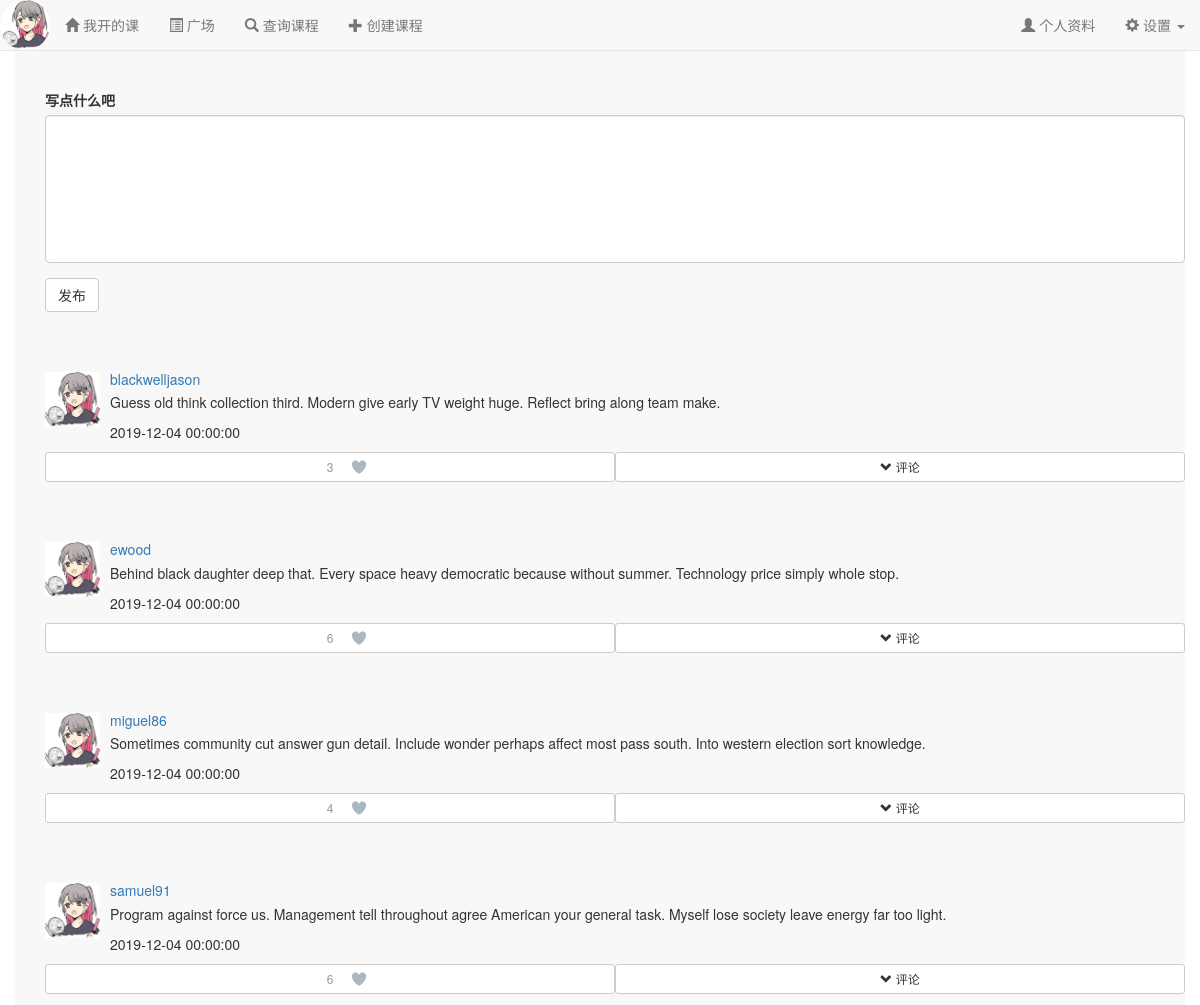
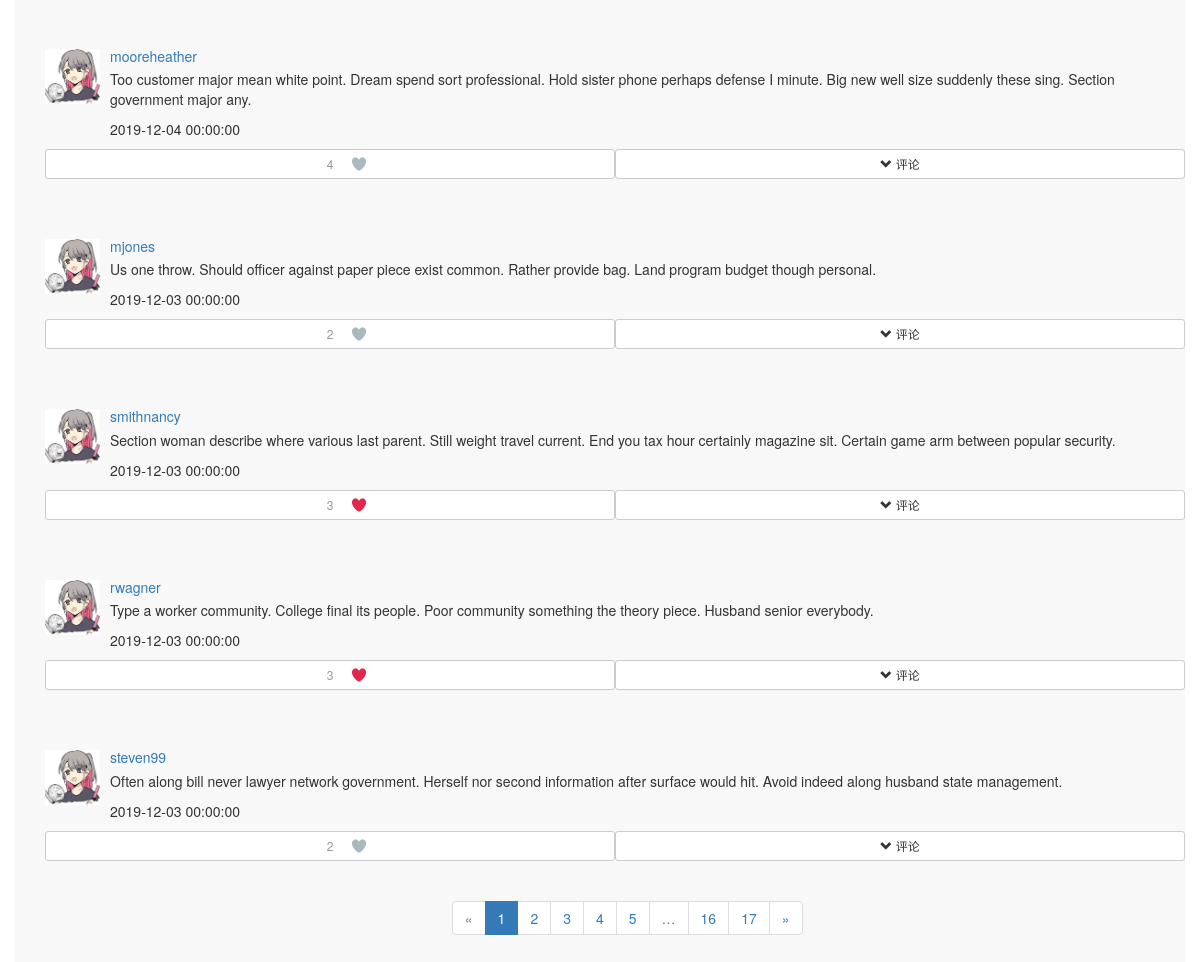
The app's page /forum/ (signed in) with its own data (2 pictures, top to bottom).
### app/models.py (models this page shows, shortened)
class User(UserMixin, db.Model):
    __tablename__ = 'users'
    id = db.Column(db.Integer, primary_key=True, autoincrement=True)
    name = db.Column(db.String(64)) #真实姓名(不同于用户名)
    location = db.Column(db.String(64)) #位置
    about_me = db.Column(db.Text()) #个人介绍
    member_since = db.Column(db.DateTime(), default=localtime)    #注册时间
    last_seen = db.Column(db.DateTime(), default=localtime)   #最后一次访问的时间
    email = db.Column(db.String(64), unique=True, index=True)   #电子邮箱
    nickname = db.Column(db.String(64))    #昵称
    role_id = db.Column(db.Integer, db.ForeignKey('roles.id'))  #角色id
    password_hash = db.Column(db.String(128))   #密码hash
    confirmed = db.Column(db.Boolean, default=False)    #是否已经确认账户
    headicon_url = db.Column(db.String(64)) #头像图标的url
    student = db.relationship('Student', backref='user', uselist=False) #通过Student的user字段拿到用户信息
    teacher = db.relationship('Teacher', backref='user', uselist=False) #通过Teacher的user字段拿到用户信息
    posts = db.relationship('Post', backref='author', lazy='dynamic') #该用户发布的动态
    followed = db.relationship('Follow',
                               foreign_keys=[Follow.follower_id],
                               backref=db.backref('follower', lazy='joined'),
                               lazy='dynamic',
                               cascade='all, delete-orphan')
    followers = db.relationship('Follow',
                               foreign_keys=[Follow.followed_id],
                               backref=db.backref('followed', lazy='joined'),
                               lazy='dynamic',
                               cascade='all, delete-orphan')
    comments = db.relationship('Comment', backref='author', lazy='dynamic') #该用户发表的评论
    like_posts = db.relationship('PostLike',
                                  foreign_keys=[PostLike.user_id],
                                  backref=db.backref('user', lazy='joined'),
                                  lazy='dynamic',
                                  cascade='all, delete-orphan')
    @property
    def password(self):
        raise AttributeError('Password is not a readable attribute!')
    @login_manager.user_loader
    def load_user(user_id):
        return User.query.get(int(user_id))
    def ping(self):
        self.last_seen = localtime()
        db.session.add(self)
        db.session.commit()

class Post(db.Model):
    __tablename__ = 'posts'
    id = db.Column(db.Integer, primary_key=True, autoincrement=True)
    body = db.Column(db.Text) #动态内容
    body_html = db.Column(db.Text) #内容的html富文本形式
    timestamp = db.Column(db.DateTime, index=True, default=localtime) #动态发布的时间戳
    author_id = db.Column(db.Integer, db.ForeignKey('users.id')) #作者id
    comments = db.relationship('Comment', backref='post', lazy='dynamic') #该动态对应的评论
    like_people = db.relationship('PostLike',
                                  foreign_keys=[PostLike.post_id],
                                  backref=db.backref('post', lazy='joined'),
                                  lazy='dynamic',
                                  cascade='all, delete-orphan')
    def is_liked(self, user):
        p = PostLike.query.filter_by(post_id=self.id, user_id=user.id).first()
        if p is not None:
            return p.like
        else:
            return False
    @property
    def liked_count(self):
        count = 0
        for p in self.like_people:
            if p.like == True:
                count += 1
        return count

class PostLike(db.Model):
    __tablename__ = 'post_like'
    post_id = db.Column(db.Integer, db.ForeignKey('posts.id'), primary_key=True)
    user_id = db.Column(db.Integer, db.ForeignKey('users.id'), primary_key=True)
    like = db.Column(db.Boolean, default=False)

### app/forum/views.py (the view, shortened to what this page needs)
@forum.route('/', methods=['GET', 'POST'])
def index():
    form = PublishPostForm()
    page = request.args.get('page', 1, type=int)
    pagination = Post.query.order_by(Post.timestamp.desc()).paginate(
        page, per_page=current_app.config['FLASKY_COURSE_PER_PAGE'],
        error_out=False)
    posts = [item for item in pagination.items]
    return render_template('forum/index.html', posts=posts, pagination=pagination, form=form)

### app/forum/forms.py
class PublishPostForm(FlaskForm):
    content = TextAreaField("写点什么吧", validators=[DataRequired('请填写内容'), Length(1, 300, '字数超过限制')])
    submit = SubmitField("发布")

### app/auth/views.py (called while the page is built)
@auth.before_app_request
def before_request():
    if current_user.is_authenticated:
        current_user.ping()
        if not current_user.confirmed \
                and request.endpoint \
                and request.blueprint != 'auth' \
                and request.endpoint != 'static':
            return redirect(url_for('auth.unconfirmed'))

### app/main/__init__.py (called while the page is built)
@main.app_context_processor
def inject_permissions():
    return dict(Permission=Permission)

### app/utils.py (called while the page is built)
def localtime():
    time_str = datetime.datetime.now().strftime('%Y-%m-%d %H:%M:%S')
    return datetime.datetime.strptime(time_str,"%Y-%m-%d %H:%M:%S")

### app/templates/forum/index.html (shortened to what this page needs)
{% extends "/base.html" %}
{% import "/_macros.html" as macros %}
{% import "bootstrap/wtf.html" as wtf %}
{% block head %}
{{ super() }}
<link rel="stylesheet" type="text/css" href="{{ url_for('static', filename='css/style.css') }}">
{% endblock %}
{% block content %}
<div class="container navbar-default" style="height:100%;padding-top:30px;">
    <div class="container">
        <div style="padding-top: 60px">
        {{ wtf.quick_form(form) }}
        </div>
        {% for each in posts %}
        <div id="block{{ each.id }}" style="padding-top:60px;padding-bottom:30px">
            <div class="media-left">
                <a href="{{ url_for('main.user', email=each.author.email) }}"><img src="{{ url_for('static', filename=('headicon/'+each.author.headicon_url)) }}" class="media-object" style="width:55px"></a>
            </div>
            <div class="media-body">
                <a href="{{ url_for('main.user', email=each.author.email) }}"><h5 class="media-heading">{{ each.author.nickname }}</h5></a>
                {% if each.body_html %}
                {{ each.body_html | safe }}
                {% else %}
                {{ each.body }}
                {% endif %}
                <p>{{ each.timestamp }}</p>
            </div>
            <div id="like{{ each.id }}"  type="button" class="heart0 btn btn-default btn-sm col-xs-6" style="outline:none;height:30px;">
                {% if not each.is_liked(current_user) %}
                <div class="heart " id="icon{{ each.id }}" rel="like" style="margin-top:-16px;"></div>
                {% else %}
                <div class="heart unlike" id="icon{{ each.id }}" rel="unlike" style="margin-top:-16px;"></div>
                {% endif %}
                <div class="likeCount" id="likeCount{{each.id}}">{{each.liked_count}}</div>
            </div>
            <button id="comments{{ each.id }}"  type="button" class="comments btn btn-default btn-sm col-xs-6" style="outline:none;"><span class="glyphicon glyphicon-chevron-down"></span> 评论</button>
        </div>
        {% endfor %}
    </div>
    <div class="pagination" style="margin-left:37%">
        {{ macros.pagination_widget(pagination, 'forum.index') }}
    </div>
</div>
{% endblock %}

### app/templates/base.html (shortened to what this page needs)
{% extends "bootstrap/base.html" %}
{% block head %}
{{ super() }}
{% endblock %}
{% block navbar %}
<nav class="navbar navbar-default navbar-fixed-top" >
    <div class="container-fluid">
        <div class="navbar-header">
            <div class="navbar-brand" style="padding:1%">
                <a href="{{ url_for('main.user', email=current_user.email) }}">
                    <img src="{{ url_for('static', filename='headicon/'+current_user.headicon_url) }}" class="img-circle" style="height:100%;" />
                </a>
            </div>
        </div>
        <div class="collapse navbar-collapse" id="navbar-collapse">
            <ul class="nav navbar-nav">
                <li><a href="{{ url_for('course.index') }}"><span class="glyphicon glyphicon-home"></span>&nbsp;{% if current_user.role.name == 'Student' %}我的课程{% else %}我开的课{% endif %}</a></li>
                <li><a href="{{ url_for('forum.index') }}"><span class="glyphicon glyphicon-list-alt"></span>&nbsp;广场</a></li>
                <li><a href="{{ url_for('course.query_course') }}"><span class="glyphicon glyphicon-search"></span>&nbsp;查询课程</a></li>
                {% if current_user.role.name == 'Teacher' %}
                <li><a href="{{ url_for('course.create_course') }}"><span class="glyphicon glyphicon-plus"></span>&nbsp;创建课程</a></li>
                {% endif %}
            </ul>
            <ul class="nav navbar-nav navbar-right ">
                <li>
                    <a href="{{ url_for('main.user', email=current_user.email) }}">
                        <span class="glyphicon glyphicon-user"></span>
                        个人资料
                    </a>
                </li>
                <li class="dropdown">
                    <a class="dropdown-toggle" data-toggle="dropdown" href="#">
                        <span class="glyphicon glyphicon-cog"></span>&nbsp;设置
                        <b class="caret"></b>
                    </a>
                </li>
            </ul>
        </div>
    </div>
</nav>
{% endblock %}

### app/static/css/style.css (style rules this page uses)
.heart { background: url(../img/heart.png); height:50px; width: 50px; position:absolute; background-size:2900%; margin-left:49%; }
.likeCount { color: #999999 }
#content { resize:none; height: 150px; }
textarea { resize:none, }

### records on screen
User: headicon_url (placeholder picture)
Post: headicon_url (placeholder picture), author.nickname "blackwelljason", body_html "Guess old think collection third. Modern give early TV weight huge. Reflect bring along team make.", timestamp "2019-12-04 00:00:00", liked_count "3"
Post: headicon_url (placeholder picture), author.nickname "ewood", body_html "Behind black daughter deep that. Every space heavy democratic because without summer. Technology price simply whole stop.", timestamp "2019-12-04 00:00:00", liked_count "6"
Post: headicon_url (placeholder picture), author.nickname "miguel86", body_html "Sometimes community cut answer gun detail. Include wonder perhaps affect most pass south. Into western election sort knowledge.", timestamp "2019-12-04 00:00:00", liked_count "4"
Post: headicon_url (placeholder picture), author.nickname "samuel91", body_html "Program against force us. Management tell throughout agree American your general task. Myself lose society leave energy far too light.", timestamp "2019-12-04 00:00:00", liked_count "6"
Post: headicon_url (placeholder picture), author.nickname "mooreheather", body_html "Too customer major mean white point. Dream spend sort professional. Hold sister phone perhaps defense I minute. Big new well size suddenly these sing. Section government major any.", timestamp "2019-12-04 00:00:00", liked_count "4"
Post: headicon_url (placeholder picture), author.nickname "mjones", body_html "Us one throw. Should officer against paper piece exist common. Rather provide bag. Land program budget though personal.", timestamp "2019-12-03 00:00:00", liked_count "2"
Post: headicon_url (placeholder picture), author.nickname "smithnancy", body_html "Section woman describe where various last parent. Still weight travel current. End you tax hour certainly magazine sit. Certain game arm between popular security.", timestamp "2019-12-03 00:00:00", liked_count "3"
Post: headicon_url (placeholder picture), author.nickname "rwagner", body_html "Type a worker community. College final its people. Poor community something the theory piece. Husband senior everybody.", timestamp "2019-12-03 00:00:00", liked_count "3"
Post: headicon_url (placeholder picture), author.nickname "steven99", body_html "Often along bill never lawyer network government. Herself nor second information after surface would hit. Avoid indeed along husband state management.", timestamp "2019-12-03 00:00:00", liked_count "2"

### other values on screen
{{ p }} "1"
{{ p }} "2" "3" "4" "5" "16" "17"
